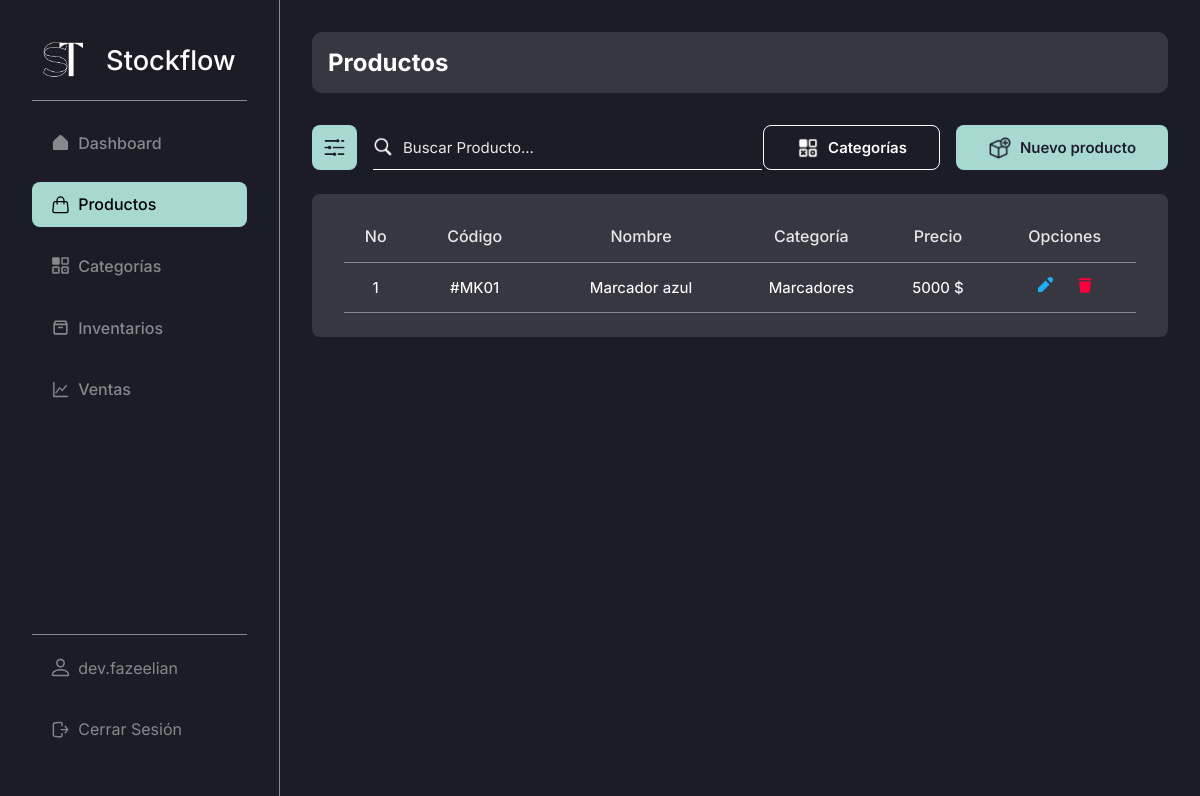
The page /admin/products/ (signed in) on the database as committed earlier.
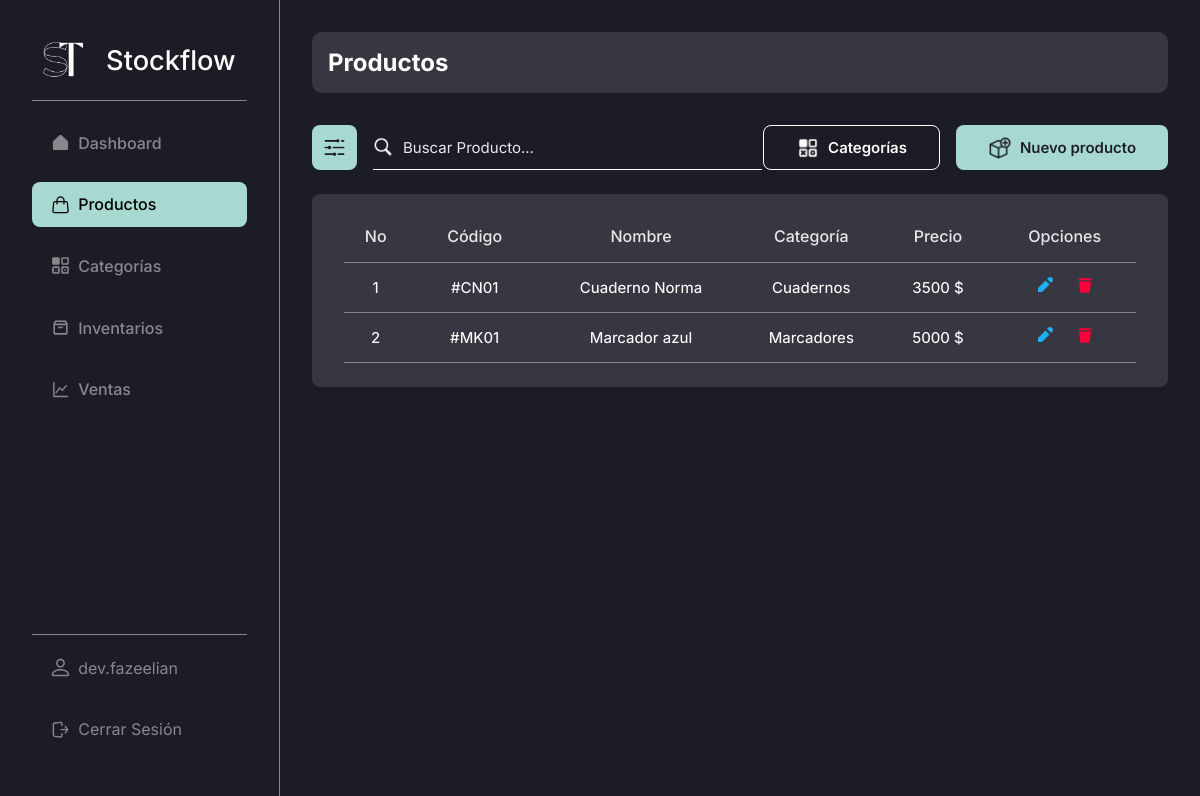
The same page on the database as committed later.
### stockflow/models.py (models this page shows, shortened)
class User(db.Model):
    id = db.Column(db.Integer, primary_key = True) # Primary key
    email = db.Column(db.String(255), unique = True, nullable = False)
    username = db.Column(db.String(20), unique = True, nullable = False)
    names = db.Column(db.String(50), nullable = True, default="")
    last_names = db.Column(db.String(50), nullable = True, default="")
    password = db.Column(db.Text, nullable = False)
    profile_photo = db.Column(db.String(255), nullable=True, default="")

class Product(db.Model):
    id = db.Column(db.Integer, primary_key = True) # Primary key
    created_by = db.Column(db.Integer, db.ForeignKey("user.id"), nullable = False) # Foreign key
    name = db.Column(db.String(100), nullable = False)
    code = db.Column(db.String(10), nullable=False)
    category_id = db.Column(db.Integer, db.ForeignKey("category.id"), nullable = False) # Foreign key
    price = db.Column(db.Integer, nullable = False)
    image = db.Column(db.String(255), nullable = True)
    category = db.relationship('Category', backref='products', lazy=True)

class Category(db.Model):
    id = db.Column(db.Integer, primary_key = True) # Primary key
    created_by = db.Column(db.Integer, db.ForeignKey("user.id"), nullable = False) # Foreign key
    name = db.Column(db.String(50), unique = True, nullable = False)
    description = db.Column(db.String(255), default='Sin descripción')

### stockflow/modules/product.py (the view)
@bp.route("/", methods = ("GET", "POST"))
@login_required
def index():
    query = ""
    products = []
    if request.method == "POST":
        query = request.form.get("searchProduct", "")
        products = Product.query.filter(
            (
                Product.name.ilike(f"%{query}%") |  # Searching by name
                Product.code.ilike(f"%{query}%")  # Searching by code
            )
        ).all()
    else:
        products = Product.query.filter(Product.created_by == g.user.id).all()
    return render_template("modules/products/index.html", products = products, query=query)

### stockflow/auth.py (called while the page is built)
def login_required(view):
    @functools.wraps(view)
    def wrapped_view(**kwargs):
        if g.user is None:
            message = "Debes iniciar sesión"
            flash(message)
            return redirect(url_for("auth.login"))
        return view(**kwargs)
    return wrapped_view

@bp.before_app_request # Execute the next function in every request, every page
def load_logged_in_user():
    user_id = session.get("user_id")
    if user_id is None:
        g.user = None
    else:
        g.user = User.query.get_or_404(user_id)

### stockflow/templates/modules/products/index.html (shortened to what this page needs)
{% extends 'base-admin.html' %}
{% block content %}
    <head>
        <link rel="stylesheet" href="{{ url_for('static', filename='css/modules/products.css') }}">
    </head>
    <div class="content-group inter bg-black-light">
        <h2 class="color-white inter">Productos</h2>
    </div>
    <div class="top-page">
        <div class="cont-search">
            <button class="btn-search-filter bg-turquese-light-blue">
                <img src="{{ url_for('static', filename='img/icons/filter.png') }}" alt="">
            </button>
            <form action="{{ url_for('admin/products.index') }}" method="post" class="search-bar">
                <img src="{{ url_for('static', filename='img/icons/search.png') }}" alt="">
                <input type="text" class="color-white inter" name="searchProduct" value="{{ query }}" id="search" placeholder="Buscar Producto...">
            </form>
        </div>
        <div class="cont-create" style="gap: 1rem;">
            <a href="{{ url_for('admin/products/categories.index') }}" class="btn-create bg-black color-white inter" style="border: 1px solid white;">
                <img src="{{ url_for('static', filename='img/icons/categories.png') }}" alt="">
                <h2>Categorías</h2>
            </a>
            <a href="{{ url_for('admin/products.new') }}" class="btn-create bg-turquese-light-blue color-black inter">
                <img src="{{ url_for('static', filename='img/icons/add-product.png') }}" alt="">
                <h2>Nuevo producto</h2>
            </a>
        </div>
    </div>
    <table class="table inter bg-black-light">
        <thead>
            <tr class="thead color-white-gray">
                <th class="th th-no-prods">No</th>
                <th class="th th-code-prods">Código</th>
                <th class="th th-name-prods">Nombre</th>
                <th class="th th-category-prods">Categoría</th>
                <th class="th th-price-prods">Precio</th>
                <th class="th th-options-prods">Opciones</th>
            </tr>
        </thead>
        <tbody>
            {% if products %}
                {% for product in products | reverse %}
                    {% if g.user.id == product.created_by %}
                        <tr class="tbody">
                            <td class="td td-no-prods">{{ loop.index }}</td>
                            <td class="td td-code-prods">#{{ product.code }}</td>
                            <td class="td td-name-prods"><a href="#" class="color-white">{{ product.name }}</a></td>
                            <td class="td td-category-prods">{{ product.category.name }}</td>
                            <td class="td td-price-prods">{{ product.price }} $</td>
                            <td class="td td-options-prods">
                                <a href="{{ url_for('admin/products.update', id = product.id) }}">
                                    <svg
                                        xmlns="http://www.w3.org/2000/svg"
                                        viewBox="0 0 16 16"
                                        fill="#20AEF3"
                                    >
                                        <path
                                            d="M12.527 7.473L8.527 3.473 1 11 1 15 5 15zM11.172.828l-1.065 1.065 4 4 1.065-1.065c1.105-1.105 1.105-2.895 0-4l0 0C14.067-.276 12.276-.276 11.172.828z"
                                        />
                                    </svg>
                                </a>
                                <a href="{{ url_for('admin/products.delete', id = product.id) }}">
                                </a>
                            </td>
                        </tr>
                    {% else %}
                        <tr class="tbody">
                            <td class="td" style="width: 100%;">No hay productos creados por ti.</td>
                        </tr>
                    {% endif %}
                {% endfor %}
            {% endif %}
        </tbody>
    </table>
{% endblock %}

### stockflow/templates/base-admin.html (shortened to what this page needs)
<!DOCTYPE html>
<html lang="es">
<head>
    <link rel="stylesheet" href="{{ url_for('static', filename='css/global.css') }}">
    <link rel="stylesheet" href="{{ url_for('static', filename='css/base.css') }}">
    <link rel="stylesheet" href="{{ url_for('static', filename='css/tables.css') }}">
    <link rel="stylesheet" href="{{ url_for('static', filename='css/search.css') }}">
    <link rel="stylesheet" href="{{ url_for('static', filename='css/form.css') }}">
</head>
<body>
    <aside class="side-bar inter bg-black br-gray-1">
        <section class="side-bar-main">
            <h1 class="inter">
                <a href="{{ url_for('admin.dashboard') }}" class="color-white">
                    <img src="{{ url_for('static', filename='img/logo.png') }}" alt="">
                    Stockflow
                </a>
            </h1>
            <br>
            <div class="side-bar-divider" />
            <nav class="side-nav-bar">
                <a
                    href="{{ url_for('admin.dashboard') }}"
                    class="item-side-nav-bar inter {% if request.endpoint == 'admin.dashboard' %}item-side-nav-bar--active{% endif %}"
                >
                    Dashboard
                </a>
                <a
                    href="{{ url_for('admin/products.index') }}"
                    class="item-side-nav-bar inter {% if request.endpoint == 'admin/products.index' %}item-side-nav-bar--active{% endif %}"
                >
                    Productos
                </a>
                <a
                    href="{{ url_for('admin/products/categories.index') }}"
                    class="item-side-nav-bar inter {% if request.endpoint == 'admin/products/categories.index' %}item-side-nav-bar--active{% endif %}"
                >
                    Categorías
                </a>
                <a
                    href="{{ url_for('admin/inventories.index') }}"
                    class="item-side-nav-bar inter {% if request.endpoint == 'admin/inventories.index' %}item-side-nav-bar--active{% endif %}"
                >
                    Inventarios
                </a>
                <a
                    href="{{ url_for('admin/sales.index') }}"
                    class="item-side-nav-bar inter {% if request.endpoint == 'admin/sales.index' %}item-side-nav-bar--active{% endif %}"
                >
                    Ventas
                </a>
            </nav>
        </section>
        <footer class="side-bar-footer" style="flex-direction: column;">
            <a
                href="{{ url_for('admin.profile') }}"
                class="item-side-nav-bar inter {% if request.endpoint == 'admin.profile' %}item-side-nav-bar--active{% endif %}"
            >
                {{ g.user.username }}
            </a>
            <a href="{{ url_for('auth.logout') }}" class="item-side-nav-bar inter">
                Cerrar Sesión
            </a>
        </footer>
    </aside>
    <main class="page-content bg-black">
        {% block content %}{% endblock %}
    </main>
</body>
</html>

### stockflow/static/css/global.css (style rules this page uses)
* { box-sizing: border-box; padding: 0; margin: 0; }
body { display: flex; width: 100%; height: 100%; }
a { text-decoration: none; }
.page-content { display: flex; width: 100%; height: 100%; min-height: 100vh; margin-left: 280px; flex-direction: column; color: white; padding: 2rem; }
.content-group { display: flex; width: 100%; padding: 1rem; border-radius: 10px; }
.bg-black { background-color: #1C1C26; }
.bg-black-light { background-color: #363740; }
.bg-turquese-light-blue { background-color: #A7D9D0; }
.color-black { color: #1C1C26; }
.color-white { color: #FFF; }
.color-white-gray { color: #E8E8E8; }
.inter { font-family: "Inter", sans-serif; font-optical-sizing: auto; font-style: normal; }
.br-gray-1 { border-right: 1px solid #87888C; }

### stockflow/static/css/base.css (style rules this page uses)
.side-bar { display: flex; position: fixed; z-index: 1; top: 0; left: 0; width: 280px; flex-direction: column; height: 100vh; padding: 2.5rem 2rem 2rem; justify-content: space-between; }
.side-bar h1 { text-align: center; font-weight: 500; }
.side-bar h1 a { display: flex; font-size: 2rem; align-items: center; justify-content: space-around; }
.side-bar h1 a img { width: 40px; height: 40px; }
.side-bar-main { display: flex; width: 100%; height: auto; flex-direction: column; }
.side-nav-bar { display: flex; width: 100%; height: auto; list-style: none; flex-direction: column; margin-top: 20px; }
.side-nav-bar a { font-weight: 500; }
.item-side-nav-bar, .item-side-nav-bar--active { display: flex; width: 100%; height: auto; padding: 1rem 1.5rem 1rem; border-radius: 8px; margin-bottom: 1rem; text-decoration: none; align-items: center; gap: 10px; }
.item-side-nav-bar { color: #87888C; }
.item-side-nav-bar--active { color: black; background-color: #A7D9D0; }
.item-side-nav-bar--active svg { color: black !important; }
.item-side-nav-bar svg, .item-side-nav-bar--active svg { width: 20px; height: 20px; }
.item-side-nav-bar svg { color: #87888C !important; }
.side-bar-divider { display: flex; width: 100%; height: 1px; background-color: #87888C; }
.side-bar-footer { display: flex; width: 100%; min-height: 1px; border-top: 1px solid #87888C; align-items: center; justify-content: center; padding-top: 10px; }
@media screen and (max-width: 1440px) { .side-bar h1 a { font-size: 1.7rem; } }
@media screen and (max-width: 1440px) { .item-side-nav-bar, .item-side-nav-bar--active { padding: 0.8rem 1.2rem 0.8rem; gap: 8px; } }
@media screen and (max-width: 1440px) { .item-side-nav-bar svg, .item-side-nav-bar--active svg { width: 19px; height: 19px; } }

### stockflow/static/css/tables.css (style rules this page uses)
.table { display: flex; width: 100%; height: auto; margin: 2rem 0 2rem; flex-direction: column; border-radius: 8px; padding: 0 1.7rem 2rem; }
.thead { display: flex; width: 100%; height: auto; justify-content: space-between; padding: 1rem 0 0; border-bottom: 1px solid #87888C; }
.th { display: flex; width: auto; height: auto; padding: 1rem; font-size: 18px; justify-content: center; align-items: center; font-weight: 500; }
.tbody { display: flex; width: 100%; height: 100%; justify-content: space-between; border-bottom: 1px solid #87888C; }
.td { display: flex; width: auto; height: auto; font-size: 16px; justify-content: center; align-items: center; text-align: center; padding: 1rem 0 1rem; font-weight: 450; }
.td svg { width: 18px; height: 18px; }
@media screen and (max-width: 1440px) { .table { margin: 1.5rem 0 1.5rem; padding: 0 2rem 1.5rem; } }
@media screen and (max-width: 1440px) { .th { font-size: 16px; } }
@media screen and (max-width: 1440px) { .td { font-size: 15px; padding: 0.9rem 0 0.9rem; } }
@media screen and (max-width: 1440px) { .td svg { width: 16px; height: 16px; } }

### stockflow/static/css/modules/products.css (style rules this page uses)
.th-no-prods, .td-no-prods { width: 8%; }
.th-code-prods, .td-code-prods { width: 17%; }
.th-name-prods, .td-name-prods { width: 25%; }
.th-category-prods, .td-category-prods { width: 18%; }
.th-price-prods, .td-price-prods { width: 14%; }
.th-options-prods, .td-options-prods { width: 18%; }
.td-options-prods { gap: 1.5rem; }

Rows that differ between the two databases and show on the page:
added Product: code "CN01", name "Cuaderno Norma", category.name "Cuadernos", price "3500"
